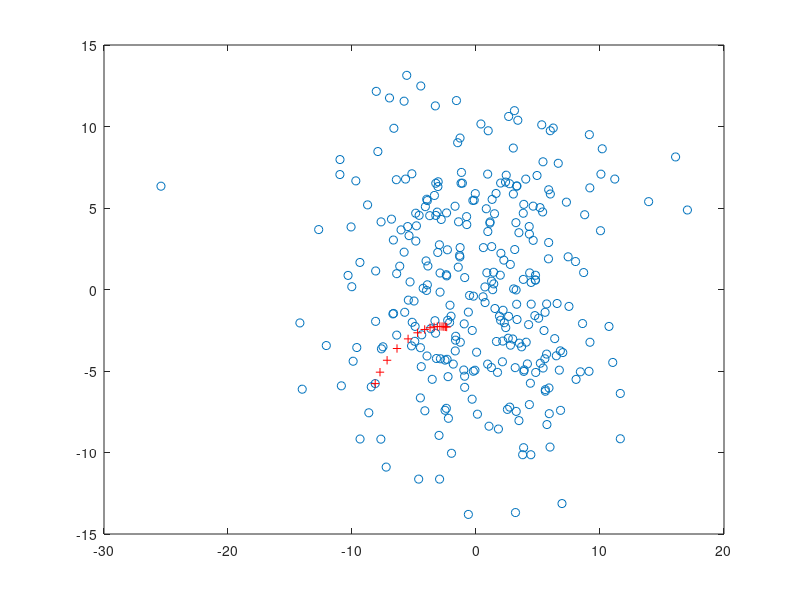

Write the MATLAB code that produced this figure.
function [ x ] = meanshift()

    mu = [0 0];
    S = [30,0;0 35];
    data = mvnrnd(mu,S,300);
    plot(data(:,1),data(:,2),'o');
    
    h = 2;
    up = [0,0];
    down = [0,0];
    x = [data(1,1),data(1,2)];
    
    hold on
    while 1
        plot(x(1),x(2),'r+');
        for i = 1:length(data)
            k = norm((x - data(i,:))/h).^2;
            up = up + data(i,:)*(1/sqrt(2*pi).*exp(-0.5*k));
            down = down +1/sqrt(2*pi).*exp(-0.5*k);
        end

        if(abs(x - up./down)<0.1)
            break;
        end
        x = up./down;
        up = 0;
        down = 0;
    end

end
